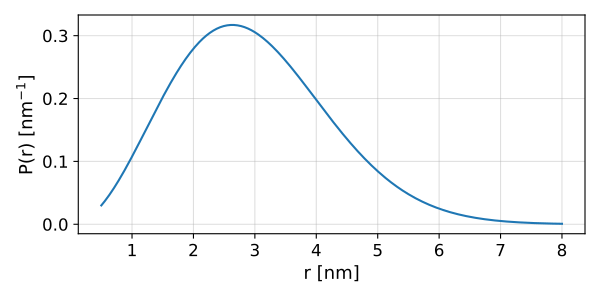

The Python source for this figure:
import deerlab as dl
import matplotlib.pyplot as plt
import numpy as np
model = dl.dd_randcoil
r = np.linspace(0.5,8,400)
info = model()
par0 = info['Start']
P = model(r,par0)
plt.figure(figsize=[6,3])
plt.plot(r,P)
plt.xlabel('r [nm]',fontsize=13)
plt.ylabel('P(r) [nm$^{-1}$]',fontsize=13)
plt.grid(alpha=0.4)
plt.tick_params(labelsize=12)
plt.tick_params(labelsize=12)
plt.tight_layout()
